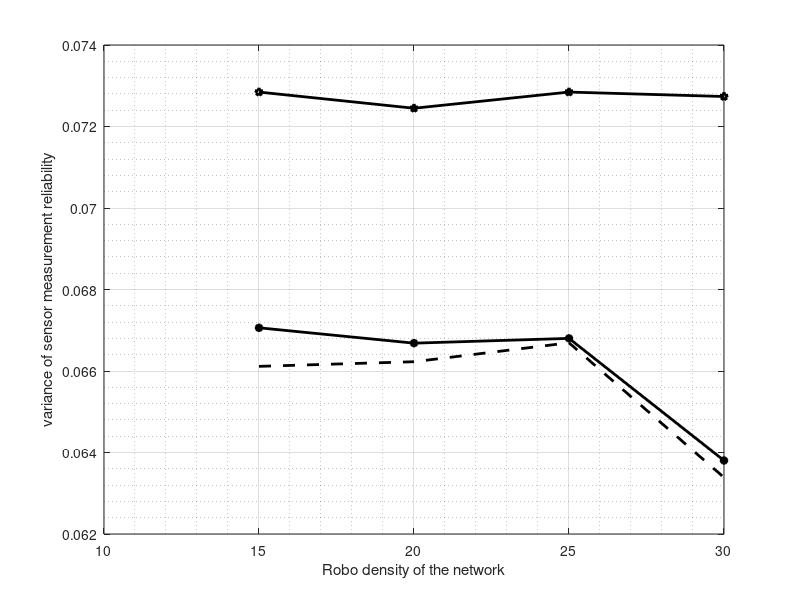

This chart was generated by the following MATLAB code:
no_of_robots = [15 20 25 30];
mean_variance_FL = [0.067060396 0.066683168 0.06680033 0.0638033];
mean_variance_CL = [0.066114333 0.066227667 0.066692 0.063387667];
mean_variance_estimatedH = [0.0728450000000000,0.0724480000000000,0.0728450000000000,0.0727360000000000];


figure(1)

plot(no_of_robots,mean_variance_FL,'k*-','LineWidth',2)
hold all
plot(no_of_robots,mean_variance_CL,'k--','LineWidth',2)
plot(no_of_robots,mean_variance_estimatedH,'kp-','LineWidth',2)
grid on 
grid minor 
xlabel('Robo density of the network')
ylabel('variance of sensor measurement reliability')


